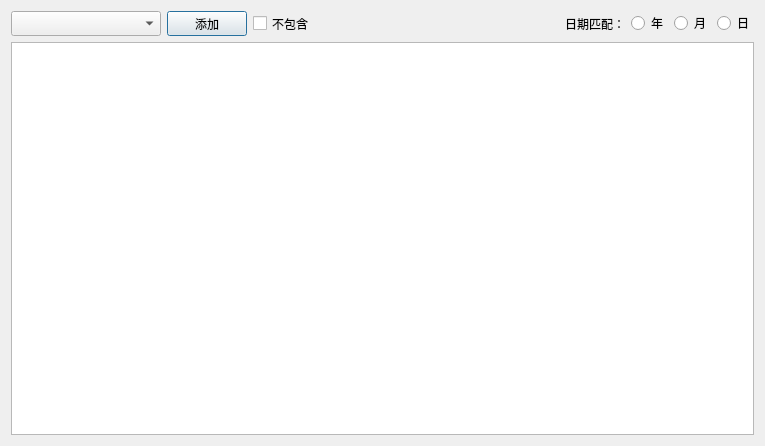
<?xml version="1.0" encoding="UTF-8"?>
<ui version="4.0">
 <class>FilterDialog</class>
 <widget class="QDialog" name="FilterDialog">
  <property name="geometry">
   <rect>
    <x>0</x>
    <y>0</y>
    <width>765</width>
    <height>446</height>
   </rect>
  </property>
  <property name="windowTitle">
   <string>高级筛选</string>
  </property>
  <layout class="QVBoxLayout" name="verticalLayout">
   <item>
    <layout class="QHBoxLayout" name="horizontalLayout">
     <item>
      <widget class="QComboBox" name="cmbField">
       <property name="minimumSize">
        <size>
         <width>150</width>
         <height>25</height>
        </size>
       </property>
      </widget>
     </item>
     <item>
      <widget class="QPushButton" name="btnAddField">
       <property name="sizePolicy">
        <sizepolicy hsizetype="Fixed" vsizetype="Fixed">
         <horstretch>0</horstretch>
         <verstretch>0</verstretch>
        </sizepolicy>
       </property>
       <property name="minimumSize">
        <size>
         <width>0</width>
         <height>25</height>
        </size>
       </property>
       <property name="text">
        <string>添加</string>
       </property>
      </widget>
     </item>
     <item>
      <widget class="QCheckBox" name="cbNotIn">
       <property name="minimumSize">
        <size>
         <width>0</width>
         <height>25</height>
        </size>
       </property>
       <property name="text">
        <string>不包含</string>
       </property>
      </widget>
     </item>
     <item>
      <spacer name="horizontalSpacer">
       <property name="orientation">
        <enum>Qt::Horizontal</enum>
       </property>
       <property name="sizeHint" stdset="0">
        <size>
         <width>40</width>
         <height>20</height>
        </size>
       </property>
      </spacer>
     </item>
     <item>
      <widget class="QLabel" name="label">
       <property name="text">
        <string>日期匹配：</string>
       </property>
      </widget>
     </item>
     <item>
      <widget class="QRadioButton" name="rbYear">
       <property name="text">
        <string>年</string>
       </property>
      </widget>
     </item>
     <item>
      <widget class="QRadioButton" name="rbMonth">
       <property name="text">
        <string>月</string>
       </property>
      </widget>
     </item>
     <item>
      <widget class="QRadioButton" name="rbDay">
       <property name="text">
        <string>日</string>
       </property>
      </widget>
     </item>
    </layout>
   </item>
   <item>
    <widget class="QTableWidget" name="twFilter"/>
   </item>
  </layout>
 </widget>
 <resources/>
 <connections/>
</ui>
